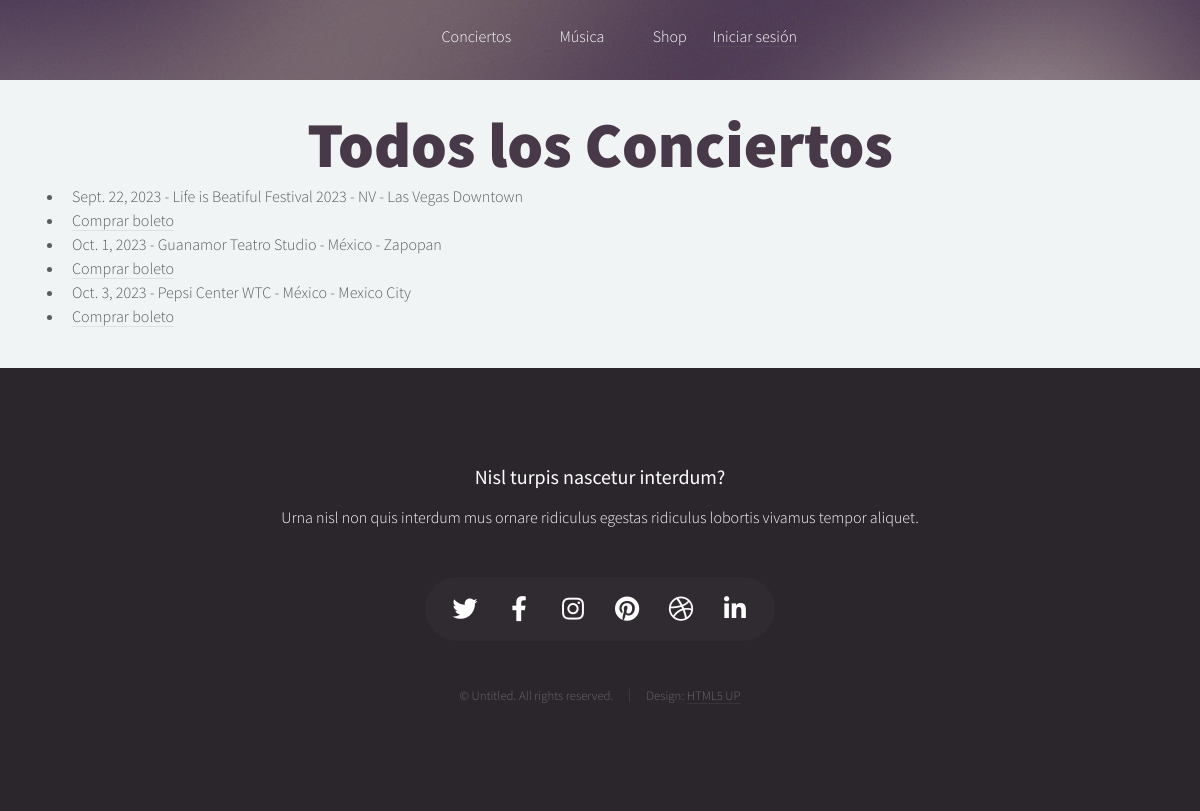
The app's page /websiteapp/lista_conciertos/ with its own data.
### WebsiteApp/models.py (models this page shows)
class Conciertos(models.Model):
    fecha = models.DateField()
    lugar = models.CharField(max_length=100)
    pais = models.CharField(max_length=100)
    estado = models.CharField(max_length=100)
    boton_compra = models.URLField(blank=True)

### WebsiteApp/views.py (the view)
# urls.py: path('lista_conciertos/', views.lista_conciertos, name='lista_conciertos'),
def lista_conciertos(request):
    conciertos = Conciertos.objects.all() # pylint: disable=no-member
    return render(request, 'lista_conciertos.html', {'conciertos': conciertos})

### WebsiteApp/templates/lista_conciertos.html
{% extends 'padre.html' %}
{% block contenidoQueCambia %}
    <diV class="contenido">
        <h1 class="titulo">Todos los Conciertos</h1>
        <ul>
            {% for concierto in conciertos %}
                <li>{{ concierto.fecha }} - {{ concierto.lugar }}  - {{ concierto.pais }}  - {{ concierto.estado }}</li>
                <li><a href="{{ evento.boton_compra }}" class="buttonCustom" target="_blank">Comprar boleto</a></li>
            {% endfor %}
        </ul>
    </diV>
{% endblock contenidoQueCambia %}

### WebsiteApp/templates/padre.html (shortened to what this page needs)
<!DOCTYPE HTML>
<html>
	<head>
		{% load static %}
		<link rel="stylesheet" href="{% static 'assets/css/main.css' %}" />
		<link rel="stylesheet" href="{% static 'assets/css/stiles.css' %}" />
	</head>
	<body class="homepage is-preload">
		<div id="page-wrapper">
				<div id="header">
						<nav id="nav">
							<ul>
								<li><a href="/websiteapp/lista_conciertos">Conciertos</a></li>
								<li><a href="/websiteapp/lista_discos">Música</a></li>
								<li><a href="/websiteapp/lista_shop">Shop</a></li>
								<botoom><a href="/websiteapp/login"  class="boton-login">Iniciar sesión</a></botoom>
							</ul>
						</nav>
				</div>
            {% block contenidoQueCambia %}
            {% endblock contenidoQueCambia %}
				<div id="footer">
					<div class="container">
						<div class="row">
							<div class="col-12">
									<section class="contact">
										<header>
											<h3>Nisl turpis nascetur interdum?</h3>
										</header>
										<p>Urna nisl non quis interdum mus ornare ridiculus egestas ridiculus lobortis vivamus tempor aliquet.</p>
										<ul class="icons">
											<li><a href="#" class="icon brands fa-twitter"><span class="label">Twitter</span></a></li>
											<li><a href="#" class="icon brands fa-facebook-f"><span class="label">Facebook</span></a></li>
											<li><a href="#" class="icon brands fa-instagram"><span class="label">Instagram</span></a></li>
											<li><a href="#" class="icon brands fa-pinterest"><span class="label">Pinterest</span></a></li>
											<li><a href="#" class="icon brands fa-dribbble"><span class="label">Dribbble</span></a></li>
											<li><a href="#" class="icon brands fa-linkedin-in"><span class="label">Linkedin</span></a></li>
										</ul>
									</section>
									<div class="copyright">
										<ul class="menu">
											<li>&copy; Untitled. All rights reserved.</li><li>Design: <a href="http://html5up.net">HTML5 UP</a></li>
										</ul>
									</div>
							</div>
						</div>
					</div>
				</div>
		</div>
	</body>
</html>

### WebsiteApp/static/assets/css/stiles.css (style rules this page uses)
div.contenido { width: 100%; padding: 2% 4% 2% 4%; }
h1.titulo { font-size: 4rem; text-align: center; font-weight: 800; }
body.homepage #header { height: 80px; min-height: 0; }
#nav > ul { line-height: 0px; position: relative; display: inline-block; margin: 0; height: 21px; border-left: solid 1px transparent; border-right: solid 1px transparent; }
#nav > ul:before, #nav > ul:after { content: ''; display: block; width: 300%; position: absolute; top: 50%; margin-top: -2px; height: 5px; border-top: solid 1px transparent; border-bottom: solid 1px transparent; }

### records on screen
Conciertos: fecha "Sept. 22, 2023", lugar "Life is Beatiful Festival 2023", pais "NV", estado "Las Vegas Downtown"
Conciertos: fecha "Oct. 1, 2023", lugar "Guanamor Teatro Studio", pais "México", estado "Zapopan"
Conciertos: fecha "Oct. 3, 2023", lugar "Pepsi Center WTC", pais "México", estado "Mexico City"
